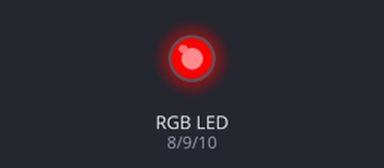
A sketch run on a simulated Arduino Uno, built with avr-gcc and run on an emulated ATmega328P. Parts: an RGB LED mixed from three pins (HIGH = lit).

Above: at 0.2 s.
At 1.2 s:
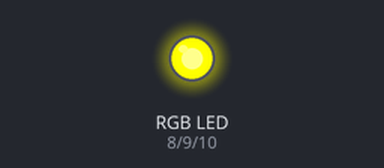
At 1.7 s:
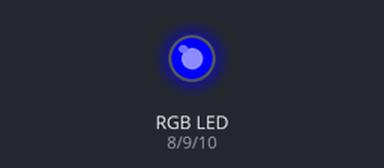
At 3.2 s:
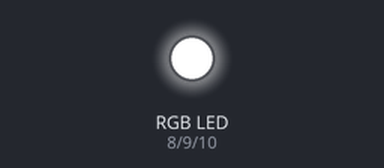
At 5.7 s:
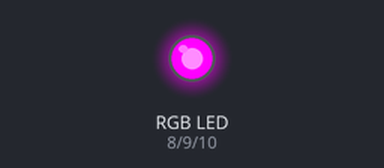
At 7.7 s:
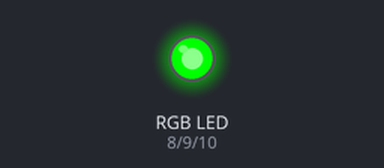
Timing chart, 0 to 8.1 s (numbered marks = the images above):
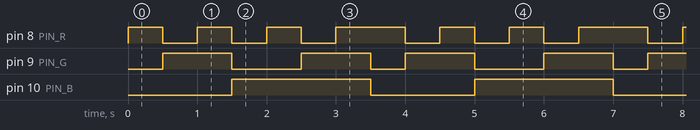

Measured:
- by itself, pin 8 (PIN_R): repeats every 3.5 s: 2 × (LOW 0.50 s, HIGH 0.50 s), LOW 0.50 s, HIGH 1.0 s
- by itself, pin 9 (PIN_G): repeats every 3.5 s: LOW 1.0 s, HIGH 1.0 s, LOW 0.50 s, HIGH 1.0 s
- by itself, pin 10 (PIN_B): alternates HIGH for 2.0 s and LOW for 1.5 s

The sketch:

Test7Colors.ino
```cpp
#define PIN_R (8)
#define PIN_G (9)
#define PIN_B (10)
#define CHECK_R (1)
#define CHECK_G (2)
#define CHECK_B (4)
/*
RGB 색깔 표시 => 3비트 처리
000(0): Black
001(1): R
010(2): G
100(4): B
*/
void initLed() {
  pinMode(PIN_R, OUTPUT);
  pinMode(PIN_G, OUTPUT);
  pinMode(PIN_B, OUTPUT);
}

void turnRgbLed(int nColor) {
  int nR = nColor & CHECK_R;  // &: 비트 단위 and 연산
  int nG = nColor & CHECK_G;
  int nB = nColor & CHECK_B;
  digitalWrite(PIN_R, (nR) ? HIGH : LOW);
  digitalWrite(PIN_G, (nG) ? HIGH : LOW);
  digitalWrite(PIN_B, (nB) ? HIGH : LOW);
}

void setup() {
  // put your setup code here, to run once:
  initLed();
}

void loop() {
  // put your main code here, to run repeatedly:
  for (int i = 1; i <= 7; i++)
  {
      turnRgbLed(i);
      delay(500);
  }
}
```
